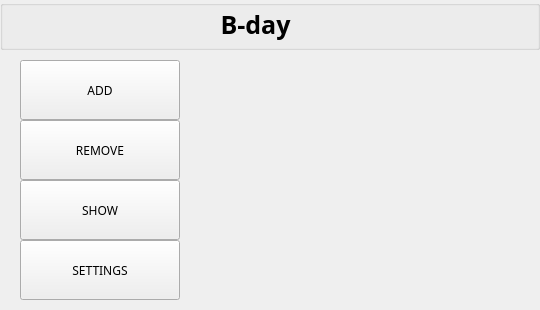
<?xml version="1.0" encoding="UTF-8"?>
<ui version="4.0">
 <class>MainWindow</class>
 <widget class="QMainWindow" name="MainWindow">
  <property name="geometry">
   <rect>
    <x>0</x>
    <y>0</y>
    <width>540</width>
    <height>310</height>
   </rect>
  </property>
  <property name="minimumSize">
   <size>
    <width>540</width>
    <height>310</height>
   </size>
  </property>
  <property name="maximumSize">
   <size>
    <width>540</width>
    <height>310</height>
   </size>
  </property>
  <property name="font">
   <font>
    <family>Yu Gothic UI Semilight</family>
    <pointsize>9</pointsize>
   </font>
  </property>
  <property name="windowTitle">
   <string>B-DAY | MAIN</string>
  </property>
  <property name="windowIcon">
   <iconset resource="resources.qrc">
    <normaloff>:/images/logo/resources/logo.ico</normaloff>:/images/logo/resources/logo.ico</iconset>
  </property>
  <widget class="QWidget" name="centralWidget">
   <widget class="QGroupBox" name="topGroup">
    <property name="geometry">
     <rect>
      <x>0</x>
      <y>0</y>
      <width>540</width>
      <height>50</height>
     </rect>
    </property>
    <property name="title">
     <string/>
    </property>
    <widget class="QLabel" name="label">
     <property name="geometry">
      <rect>
       <x>210</x>
       <y>8</y>
       <width>91</width>
       <height>34</height>
      </rect>
     </property>
     <property name="font">
      <font>
       <family>Yu Gothic UI Semilight</family>
       <pointsize>19</pointsize>
       <weight>75</weight>
       <italic>false</italic>
       <bold>true</bold>
       <underline>false</underline>
       <strikeout>false</strikeout>
       <kerning>false</kerning>
      </font>
     </property>
     <property name="text">
      <string>B-day</string>
     </property>
     <property name="alignment">
      <set>Qt::AlignBottom|Qt::AlignHCenter</set>
     </property>
    </widget>
   </widget>
   <widget class="QPushButton" name="buttonAdd">
    <property name="geometry">
     <rect>
      <x>20</x>
      <y>60</y>
      <width>160</width>
      <height>60</height>
     </rect>
    </property>
    <property name="text">
     <string>ADD</string>
    </property>
   </widget>
   <widget class="QPushButton" name="buttonShow">
    <property name="geometry">
     <rect>
      <x>20</x>
      <y>180</y>
      <width>160</width>
      <height>60</height>
     </rect>
    </property>
    <property name="text">
     <string>SHOW</string>
    </property>
   </widget>
   <widget class="QLabel" name="helpText">
    <property name="geometry">
     <rect>
      <x>260</x>
      <y>50</y>
      <width>281</width>
      <height>261</height>
     </rect>
    </property>
    <property name="text">
     <string/>
    </property>
    <property name="alignment">
     <set>Qt::AlignCenter</set>
    </property>
   </widget>
   <widget class="QPushButton" name="buttonRemove">
    <property name="geometry">
     <rect>
      <x>20</x>
      <y>120</y>
      <width>160</width>
      <height>60</height>
     </rect>
    </property>
    <property name="text">
     <string>REMOVE</string>
    </property>
   </widget>
   <widget class="QPushButton" name="buttonSettings">
    <property name="geometry">
     <rect>
      <x>20</x>
      <y>240</y>
      <width>160</width>
      <height>60</height>
     </rect>
    </property>
    <property name="text">
     <string>SETTINGS</string>
    </property>
   </widget>
  </widget>
 </widget>
 <layoutdefault spacing="6" margin="11"/>
 <resources>
  <include location="resources.qrc"/>
 </resources>
 <connections/>
</ui>
